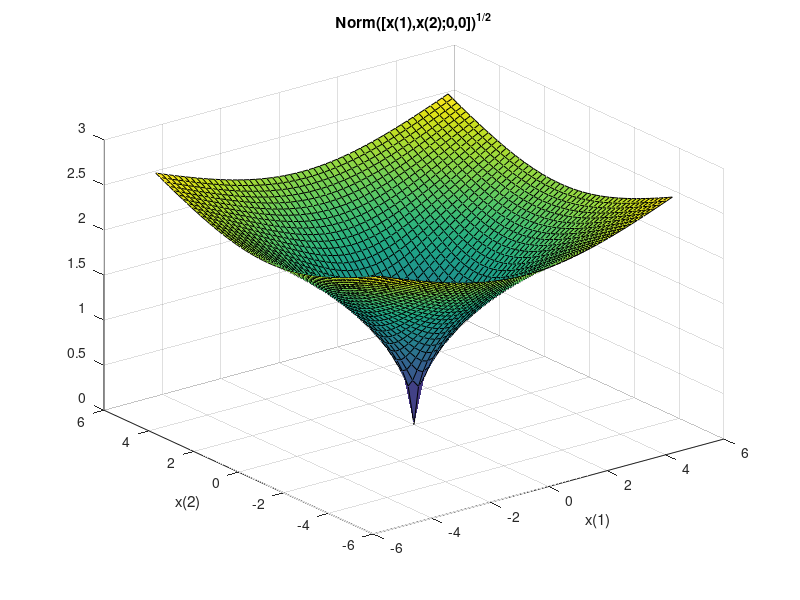

Write the MATLAB code that produced this figure. (Note: this script raises an error after producing the figure.)
clc;clear all;

% plot the nonsmooth function
figure
x = linspace(-5,5,51);
[xx,yy] = meshgrid(x);
zz = zeros(size(xx));
for ii = 1:length(x)
    for jj = 1:length(x)
        zz(ii,jj) = sqrt(norm([xx(ii,jj),yy(ii,jj);0,0]));
    end
end
surf(xx,yy,zz)
xlabel('x(1)')
ylabel('x(2)')
title('Norm([x(1),x(2);0,0])^{1/2}')

% Initial setup
fun = @(x)norm([x(1:6);x(7:12)])^(1/2);
x0 = [1:6;7:12];
rng default
x0 = x0 + rand(size(x0))

% Minimize Using patternsearch
[xps,fvalps,eflagps,outputps] = patternsearch(fun,x0);
xps,fvalps,eflagps,outputps.funccount

% Minimize Using fminsearch
[xfms,fvalfms,eflagfms,outputfms] = fminsearch(fun,x0);
xfms,fvalfms,eflagfms,outputfms.funcCount

% Use particleswarm
[xpsw,fvalpsw,eflagpsw,outputpsw] = particleswarm(fun,12);
xpsw,fvalpsw,eflagpsw,outputpsw.funccount

% Use ga
[xga,fvalga,eflagga,outputga] = ga(fun,12);
xga,fvalga,eflagga,outputga.funccount

% Use fminunc from Optimization Toolbox
[xfmu,fvalfmu,eflagfmu,outputfmu] = fminunc(fun,x0);
xfmu,fvalfmu,eflagfmu,outputfmu.funcCount

% Use fmincon from Optimization Toolbox
[xfmc,fvalfmc,eflagfmc,outputfmc] = fmincon(fun,x0);
xfmc,fvalfmc,eflagfmc,outputfmc.funcCount

% Summary of Results
Solver = {'patternsearch';'fminsearch';'particleswarm';'ga';'fminunc';'fmincon'};
SolutionQuality = {'Good';'Poor';'Good';'Poor';'Poor';'Good'};
FVal = [fvalps,fvalfms,fvalpsw,fvalga,fvalfmu,fvalfmc]';
NumEval = [outputps.funccount,outputfms.funcCount,outputpsw.funccount, ...
    outputga.funccount,outputfmu.funcCount,outputfmc.funcCount]';
results = table(Solver,SolutionQuality,FVal,NumEval)
% Another view of the results.
figure
hold on
for ii = 1:length(FVal)
    clr = rand(1,3);
    plot(NumEval(ii),FVal(ii),'o','MarkerSize',10,'MarkerEdgeColor',clr, ...
        'MarkerFaceColor',clr)
    text(NumEval(ii),FVal(ii)+0.2,Solver{ii},'Color',clr);
end
ylabel('FVal')
xlabel('NumEval')
title('Reported Minimum and Evaluations By Solver')
hold off
